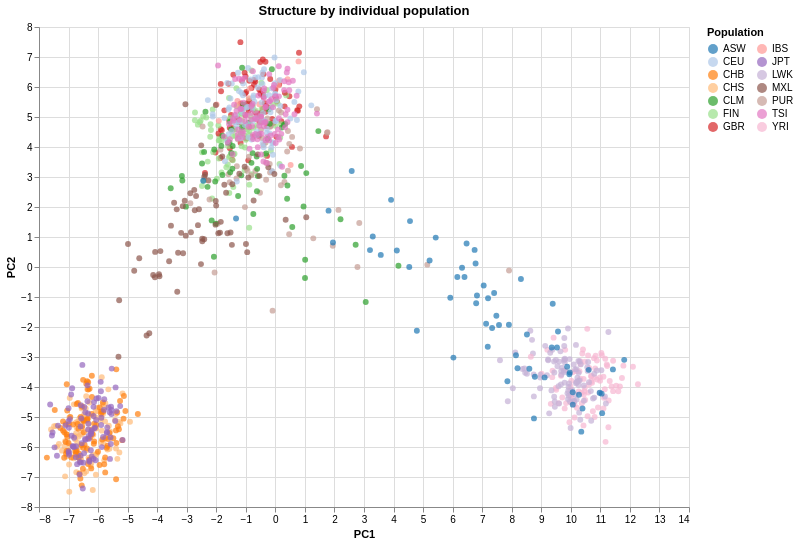

Here is the notebook cell this chart was saved with:
### Markdown cell above
## 7 - PCA by Individual Population

### Code cell
chart_pop = alt.Chart(df_plot).mark_circle(size=35, opacity=0.70).encode(
    x='PC1:Q', y='PC2:Q',
    color=alt.Color('Population code:N',
        scale=alt.Scale(scheme='category20'),
        legend=alt.Legend(title='Population', columns=2)),
    tooltip=['Sample:N', 'Population code:N', 'Population name:N',
             'Superpopulation name:N']
).properties(title='Structure by individual population',
    width=650, height=480).interactive()

chart_pop.save('/Users/tim/bioinformatics-portfolio/01b-genes-and-geography/results/figures/pca_population_codes.html')
chart_pop

### Figure 1 — Vega-Lite specification as saved in the notebook (floating-point values rounded to 4 significant figures; data arrays with more than 128 entries replaced by an {"elided": "..."} marker saying what was removed)
{"config": {"view": {"continuousWidth": 300, "continuousHeight": 300}}, "data": {"name": "data-18ffe64ea41b5d9e22cc71db017f0a37"}, "mark": {"type": "circle", "opacity": 0.7, "size": 35}, "encoding": {"color": {"field": "Population code", "legend": {"columns": 2, "title": "Population"}, "scale": {"scheme": "category20"}, "type": "nominal"}, "tooltip": [{"field": "Sample", "type": "nominal"}, {"field": "Population code", "type": "nominal"}, {"field": "Population name", "type": "nominal"}, {"field": "Superpopulation name", "type": "nominal"}], "x": {"field": "PC1", "type": "quantitative"}, "y": {"field": "PC2", "type": "quantitative"}}, "height": 480, "params": [{"name": "param_1e9efca18e7a2868", "select": {"type": "interval", "encodings": ["x", "y"]}, "bind": "scales"}], "title": "Structure by individual population", "width": 650, "$schema": "https://vega.github.io/schema/vega-lite/v6.4.1.json", "datasets": {"data-18ffe64ea41b5d9e22cc71db017f0a37": {"elided": "1092 records"}}}
